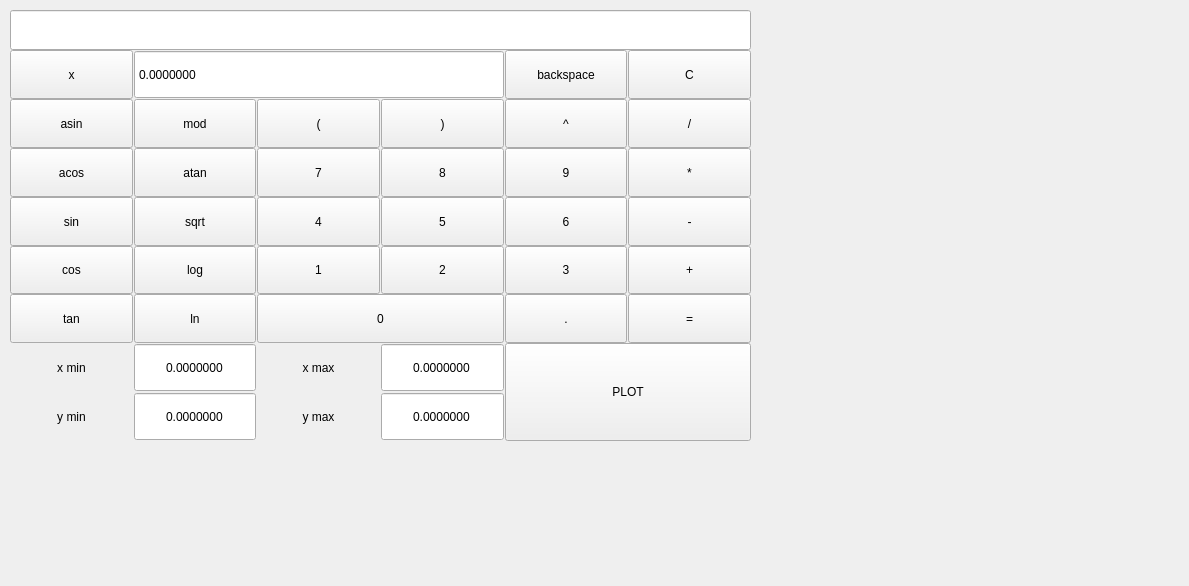
<?xml version="1.0" encoding="UTF-8"?>
<ui version="4.0">
 <class>MainWindow</class>
 <widget class="QMainWindow" name="MainWindow">
  <property name="geometry">
   <rect>
    <x>0</x>
    <y>0</y>
    <width>1189</width>
    <height>586</height>
   </rect>
  </property>
  <property name="windowTitle">
   <string>MainWindow</string>
  </property>
  <widget class="QWidget" name="centralwidget">
   <widget class="QCustomPlot" name="widget" native="true">
    <property name="geometry">
     <rect>
      <x>760</x>
      <y>10</y>
      <width>421</width>
      <height>431</height>
     </rect>
    </property>
   </widget>
   <widget class="QWidget" name="layoutWidget">
    <property name="geometry">
     <rect>
      <x>10</x>
      <y>10</y>
      <width>741</width>
      <height>431</height>
     </rect>
    </property>
    <property name="sizePolicy">
     <sizepolicy hsizetype="Minimum" vsizetype="Fixed">
      <horstretch>0</horstretch>
      <verstretch>0</verstretch>
     </sizepolicy>
    </property>
    <layout class="QGridLayout" name="gridLayout">
     <property name="horizontalSpacing">
      <number>1</number>
     </property>
     <property name="verticalSpacing">
      <number>0</number>
     </property>
     <item row="7" column="0">
      <widget class="QLabel" name="label">
       <property name="text">
        <string>x min</string>
       </property>
       <property name="alignment">
        <set>Qt::AlignCenter</set>
       </property>
      </widget>
     </item>
     <item row="1" column="0">
      <widget class="QPushButton" name="x_b">
       <property name="sizePolicy">
        <sizepolicy hsizetype="Minimum" vsizetype="Expanding">
         <horstretch>0</horstretch>
         <verstretch>0</verstretch>
        </sizepolicy>
       </property>
       <property name="text">
        <string>x</string>
       </property>
      </widget>
     </item>
     <item row="3" column="5">
      <widget class="QPushButton" name="mul">
       <property name="sizePolicy">
        <sizepolicy hsizetype="Minimum" vsizetype="Expanding">
         <horstretch>0</horstretch>
         <verstretch>0</verstretch>
        </sizepolicy>
       </property>
       <property name="text">
        <string>*</string>
       </property>
      </widget>
     </item>
     <item row="4" column="5">
      <widget class="QPushButton" name="sub">
       <property name="sizePolicy">
        <sizepolicy hsizetype="Minimum" vsizetype="Expanding">
         <horstretch>0</horstretch>
         <verstretch>0</verstretch>
        </sizepolicy>
       </property>
       <property name="text">
        <string>-</string>
       </property>
      </widget>
     </item>
     <item row="1" column="5">
      <widget class="QPushButton" name="del_b">
       <property name="sizePolicy">
        <sizepolicy hsizetype="Minimum" vsizetype="Expanding">
         <horstretch>0</horstretch>
         <verstretch>0</verstretch>
        </sizepolicy>
       </property>
       <property name="text">
        <string>C</string>
       </property>
      </widget>
     </item>
     <item row="5" column="0">
      <widget class="QPushButton" name="cos">
       <property name="sizePolicy">
        <sizepolicy hsizetype="Minimum" vsizetype="Expanding">
         <horstretch>0</horstretch>
         <verstretch>0</verstretch>
        </sizepolicy>
       </property>
       <property name="text">
        <string>cos</string>
       </property>
      </widget>
     </item>
     <item row="4" column="0">
      <widget class="QPushButton" name="sin">
       <property name="sizePolicy">
        <sizepolicy hsizetype="Minimum" vsizetype="Expanding">
         <horstretch>0</horstretch>
         <verstretch>0</verstretch>
        </sizepolicy>
       </property>
       <property name="text">
        <string>sin</string>
       </property>
      </widget>
     </item>
     <item row="2" column="4">
      <widget class="QPushButton" name="pow">
       <property name="sizePolicy">
        <sizepolicy hsizetype="Minimum" vsizetype="Expanding">
         <horstretch>0</horstretch>
         <verstretch>0</verstretch>
        </sizepolicy>
       </property>
       <property name="text">
        <string>^</string>
       </property>
      </widget>
     </item>
     <item row="6" column="1">
      <widget class="QPushButton" name="ln">
       <property name="sizePolicy">
        <sizepolicy hsizetype="Minimum" vsizetype="Expanding">
         <horstretch>0</horstretch>
         <verstretch>0</verstretch>
        </sizepolicy>
       </property>
       <property name="text">
        <string>ln</string>
       </property>
      </widget>
     </item>
     <item row="4" column="3">
      <widget class="QPushButton" name="five">
       <property name="sizePolicy">
        <sizepolicy hsizetype="Minimum" vsizetype="Expanding">
         <horstretch>0</horstretch>
         <verstretch>0</verstretch>
        </sizepolicy>
       </property>
       <property name="text">
        <string>5</string>
       </property>
      </widget>
     </item>
     <item row="1" column="4">
      <widget class="QPushButton" name="backSpace">
       <property name="sizePolicy">
        <sizepolicy hsizetype="Minimum" vsizetype="Expanding">
         <horstretch>0</horstretch>
         <verstretch>0</verstretch>
        </sizepolicy>
       </property>
       <property name="text">
        <string>backspace</string>
       </property>
      </widget>
     </item>
     <item row="3" column="1">
      <widget class="QPushButton" name="atan">
       <property name="sizePolicy">
        <sizepolicy hsizetype="Minimum" vsizetype="Expanding">
         <horstretch>0</horstretch>
         <verstretch>0</verstretch>
        </sizepolicy>
       </property>
       <property name="text">
        <string>atan</string>
       </property>
      </widget>
     </item>
     <item row="1" column="1" colspan="3">
      <widget class="QDoubleSpinBox" name="input_x">
       <property name="sizePolicy">
        <sizepolicy hsizetype="Minimum" vsizetype="Expanding">
         <horstretch>0</horstretch>
         <verstretch>0</verstretch>
        </sizepolicy>
       </property>
       <property name="buttonSymbols">
        <enum>QAbstractSpinBox::NoButtons</enum>
       </property>
       <property name="decimals">
        <number>7</number>
       </property>
       <property name="minimum">
        <double>-100000.000000000000000</double>
       </property>
       <property name="maximum">
        <double>10000000.000000000000000</double>
       </property>
       <property name="singleStep">
        <double>0.000000000000000</double>
       </property>
      </widget>
     </item>
     <item row="2" column="1">
      <widget class="QPushButton" name="mod">
       <property name="sizePolicy">
        <sizepolicy hsizetype="Minimum" vsizetype="Expanding">
         <horstretch>0</horstretch>
         <verstretch>0</verstretch>
        </sizepolicy>
       </property>
       <property name="text">
        <string>mod</string>
       </property>
      </widget>
     </item>
     <item row="3" column="2">
      <widget class="QPushButton" name="seven">
       <property name="sizePolicy">
        <sizepolicy hsizetype="Minimum" vsizetype="Expanding">
         <horstretch>0</horstretch>
         <verstretch>0</verstretch>
        </sizepolicy>
       </property>
       <property name="text">
        <string>7</string>
       </property>
      </widget>
     </item>
     <item row="6" column="2" colspan="2">
      <widget class="QPushButton" name="zero">
       <property name="sizePolicy">
        <sizepolicy hsizetype="Minimum" vsizetype="Expanding">
         <horstretch>0</horstretch>
         <verstretch>0</verstretch>
        </sizepolicy>
       </property>
       <property name="text">
        <string>0</string>
       </property>
      </widget>
     </item>
     <item row="2" column="0">
      <widget class="QPushButton" name="asin">
       <property name="sizePolicy">
        <sizepolicy hsizetype="Minimum" vsizetype="Expanding">
         <horstretch>0</horstretch>
         <verstretch>0</verstretch>
        </sizepolicy>
       </property>
       <property name="text">
        <string>asin</string>
       </property>
      </widget>
     </item>
     <item row="4" column="2">
      <widget class="QPushButton" name="four">
       <property name="sizePolicy">
        <sizepolicy hsizetype="Minimum" vsizetype="Expanding">
         <horstretch>0</horstretch>
         <verstretch>0</verstretch>
        </sizepolicy>
       </property>
       <property name="text">
        <string>4</string>
       </property>
      </widget>
     </item>
     <item row="5" column="4">
      <widget class="QPushButton" name="three">
       <property name="sizePolicy">
        <sizepolicy hsizetype="Minimum" vsizetype="Expanding">
         <horstretch>0</horstretch>
         <verstretch>0</verstretch>
        </sizepolicy>
       </property>
       <property name="text">
        <string>3</string>
       </property>
      </widget>
     </item>
     <item row="3" column="0">
      <widget class="QPushButton" name="acos">
       <property name="sizePolicy">
        <sizepolicy hsizetype="Minimum" vsizetype="Expanding">
         <horstretch>0</horstretch>
         <verstretch>0</verstretch>
        </sizepolicy>
       </property>
       <property name="text">
        <string>acos</string>
       </property>
      </widget>
     </item>
     <item row="2" column="2">
      <widget class="QPushButton" name="openBracket">
       <property name="sizePolicy">
        <sizepolicy hsizetype="Minimum" vsizetype="Expanding">
         <horstretch>0</horstretch>
         <verstretch>0</verstretch>
        </sizepolicy>
       </property>
       <property name="text">
        <string>(</string>
       </property>
      </widget>
     </item>
     <item row="7" column="3">
      <widget class="QDoubleSpinBox" name="input_x_max">
       <property name="sizePolicy">
        <sizepolicy hsizetype="Minimum" vsizetype="Expanding">
         <horstretch>0</horstretch>
         <verstretch>0</verstretch>
        </sizepolicy>
       </property>
       <property name="alignment">
        <set>Qt::AlignCenter</set>
       </property>
       <property name="buttonSymbols">
        <enum>QAbstractSpinBox::NoButtons</enum>
       </property>
       <property name="decimals">
        <number>7</number>
       </property>
       <property name="minimum">
        <double>-100000.000000000000000</double>
       </property>
       <property name="maximum">
        <double>10000000.000000000000000</double>
       </property>
       <property name="singleStep">
        <double>0.000000000000000</double>
       </property>
      </widget>
     </item>
     <item row="2" column="5">
      <widget class="QPushButton" name="div">
       <property name="sizePolicy">
        <sizepolicy hsizetype="Minimum" vsizetype="Expanding">
         <horstretch>0</horstretch>
         <verstretch>0</verstretch>
        </sizepolicy>
       </property>
       <property name="text">
        <string>/</string>
       </property>
      </widget>
     </item>
     <item row="6" column="4">
      <widget class="QPushButton" name="dot">
       <property name="sizePolicy">
        <sizepolicy hsizetype="Minimum" vsizetype="Expanding">
         <horstretch>0</horstretch>
         <verstretch>0</verstretch>
        </sizepolicy>
       </property>
       <property name="text">
        <string>.</string>
       </property>
      </widget>
     </item>
     <item row="5" column="2">
      <widget class="QPushButton" name="one">
       <property name="sizePolicy">
        <sizepolicy hsizetype="Minimum" vsizetype="Expanding">
         <horstretch>0</horstretch>
         <verstretch>0</verstretch>
        </sizepolicy>
       </property>
       <property name="text">
        <string>1</string>
       </property>
      </widget>
     </item>
     <item row="4" column="4">
      <widget class="QPushButton" name="six">
       <property name="sizePolicy">
        <sizepolicy hsizetype="Minimum" vsizetype="Expanding">
         <horstretch>0</horstretch>
         <verstretch>0</verstretch>
        </sizepolicy>
       </property>
       <property name="text">
        <string>6</string>
       </property>
      </widget>
     </item>
     <item row="7" column="1">
      <widget class="QDoubleSpinBox" name="input_x_min">
       <property name="sizePolicy">
        <sizepolicy hsizetype="Minimum" vsizetype="Expanding">
         <horstretch>0</horstretch>
         <verstretch>0</verstretch>
        </sizepolicy>
       </property>
       <property name="alignment">
        <set>Qt::AlignCenter</set>
       </property>
       <property name="buttonSymbols">
        <enum>QAbstractSpinBox::NoButtons</enum>
       </property>
       <property name="decimals">
        <number>7</number>
       </property>
       <property name="minimum">
        <double>-100000.000000000000000</double>
       </property>
       <property name="maximum">
        <double>10000000.000000000000000</double>
       </property>
       <property name="singleStep">
        <double>0.000000000000000</double>
       </property>
      </widget>
     </item>
     <item row="6" column="0">
      <widget class="QPushButton" name="tan">
       <property name="sizePolicy">
        <sizepolicy hsizetype="Minimum" vsizetype="Expanding">
         <horstretch>0</horstretch>
         <verstretch>0</verstretch>
        </sizepolicy>
       </property>
       <property name="text">
        <string>tan</string>
       </property>
      </widget>
     </item>
     <item row="3" column="4">
      <widget class="QPushButton" name="nine">
       <property name="sizePolicy">
        <sizepolicy hsizetype="Minimum" vsizetype="Expanding">
         <horstretch>0</horstretch>
         <verstretch>0</verstretch>
        </sizepolicy>
       </property>
       <property name="text">
        <string>9</string>
       </property>
      </widget>
     </item>
     <item row="5" column="5">
      <widget class="QPushButton" name="add">
       <property name="sizePolicy">
        <sizepolicy hsizetype="Minimum" vsizetype="Expanding">
         <horstretch>0</horstretch>
         <verstretch>0</verstretch>
        </sizepolicy>
       </property>
       <property name="text">
        <string>+</string>
       </property>
      </widget>
     </item>
     <item row="2" column="3">
      <widget class="QPushButton" name="closeBracket">
       <property name="sizePolicy">
        <sizepolicy hsizetype="Minimum" vsizetype="Expanding">
         <horstretch>0</horstretch>
         <verstretch>0</verstretch>
        </sizepolicy>
       </property>
       <property name="text">
        <string>)</string>
       </property>
      </widget>
     </item>
     <item row="7" column="2">
      <widget class="QLabel" name="label_2">
       <property name="text">
        <string>x max</string>
       </property>
       <property name="alignment">
        <set>Qt::AlignCenter</set>
       </property>
      </widget>
     </item>
     <item row="5" column="3">
      <widget class="QPushButton" name="two">
       <property name="sizePolicy">
        <sizepolicy hsizetype="Minimum" vsizetype="Expanding">
         <horstretch>0</horstretch>
         <verstretch>0</verstretch>
        </sizepolicy>
       </property>
       <property name="text">
        <string>2</string>
       </property>
      </widget>
     </item>
     <item row="5" column="1">
      <widget class="QPushButton" name="log">
       <property name="sizePolicy">
        <sizepolicy hsizetype="Minimum" vsizetype="Expanding">
         <horstretch>0</horstretch>
         <verstretch>0</verstretch>
        </sizepolicy>
       </property>
       <property name="text">
        <string>log</string>
       </property>
      </widget>
     </item>
     <item row="6" column="5">
      <widget class="QPushButton" name="equal">
       <property name="sizePolicy">
        <sizepolicy hsizetype="Minimum" vsizetype="Expanding">
         <horstretch>0</horstretch>
         <verstretch>0</verstretch>
        </sizepolicy>
       </property>
       <property name="text">
        <string>=</string>
       </property>
      </widget>
     </item>
     <item row="4" column="1">
      <widget class="QPushButton" name="sqrt">
       <property name="sizePolicy">
        <sizepolicy hsizetype="Minimum" vsizetype="Expanding">
         <horstretch>0</horstretch>
         <verstretch>0</verstretch>
        </sizepolicy>
       </property>
       <property name="text">
        <string>sqrt</string>
       </property>
      </widget>
     </item>
     <item row="0" column="0" colspan="6">
      <widget class="QLineEdit" name="input">
       <property name="sizePolicy">
        <sizepolicy hsizetype="Expanding" vsizetype="Fixed">
         <horstretch>0</horstretch>
         <verstretch>0</verstretch>
        </sizepolicy>
       </property>
       <property name="minimumSize">
        <size>
         <width>0</width>
         <height>40</height>
        </size>
       </property>
       <property name="inputMask">
        <string/>
       </property>
       <property name="text">
        <string/>
       </property>
       <property name="maxLength">
        <number>255</number>
       </property>
       <property name="alignment">
        <set>Qt::AlignRight|Qt::AlignTrailing|Qt::AlignVCenter</set>
       </property>
      </widget>
     </item>
     <item row="3" column="3">
      <widget class="QPushButton" name="eight">
       <property name="sizePolicy">
        <sizepolicy hsizetype="Minimum" vsizetype="Expanding">
         <horstretch>0</horstretch>
         <verstretch>0</verstretch>
        </sizepolicy>
       </property>
       <property name="text">
        <string>8</string>
       </property>
      </widget>
     </item>
     <item row="9" column="1">
      <widget class="QDoubleSpinBox" name="input_y_min">
       <property name="sizePolicy">
        <sizepolicy hsizetype="Minimum" vsizetype="Expanding">
         <horstretch>0</horstretch>
         <verstretch>0</verstretch>
        </sizepolicy>
       </property>
       <property name="alignment">
        <set>Qt::AlignCenter</set>
       </property>
       <property name="buttonSymbols">
        <enum>QAbstractSpinBox::NoButtons</enum>
       </property>
       <property name="decimals">
        <number>7</number>
       </property>
       <property name="minimum">
        <double>-100000.000000000000000</double>
       </property>
       <property name="maximum">
        <double>10000000.000000000000000</double>
       </property>
       <property name="singleStep">
        <double>0.000000000000000</double>
       </property>
      </widget>
     </item>
     <item row="9" column="3">
      <widget class="QDoubleSpinBox" name="input_y_max">
       <property name="sizePolicy">
        <sizepolicy hsizetype="Minimum" vsizetype="Expanding">
         <horstretch>0</horstretch>
         <verstretch>0</verstretch>
        </sizepolicy>
       </property>
       <property name="alignment">
        <set>Qt::AlignCenter</set>
       </property>
       <property name="buttonSymbols">
        <enum>QAbstractSpinBox::NoButtons</enum>
       </property>
       <property name="decimals">
        <number>7</number>
       </property>
       <property name="minimum">
        <double>-100000.000000000000000</double>
       </property>
       <property name="maximum">
        <double>10000000.000000000000000</double>
       </property>
       <property name="singleStep">
        <double>0.000000000000000</double>
       </property>
      </widget>
     </item>
     <item row="9" column="2">
      <widget class="QLabel" name="label_4">
       <property name="text">
        <string>y max</string>
       </property>
       <property name="alignment">
        <set>Qt::AlignCenter</set>
       </property>
      </widget>
     </item>
     <item row="9" column="0">
      <widget class="QLabel" name="label_3">
       <property name="text">
        <string>y min</string>
       </property>
       <property name="alignment">
        <set>Qt::AlignCenter</set>
       </property>
      </widget>
     </item>
     <item row="7" column="4" rowspan="3" colspan="2">
      <widget class="QPushButton" name="plot">
       <property name="sizePolicy">
        <sizepolicy hsizetype="Minimum" vsizetype="Expanding">
         <horstretch>0</horstretch>
         <verstretch>0</verstretch>
        </sizepolicy>
       </property>
       <property name="text">
        <string>PLOT</string>
       </property>
      </widget>
     </item>
    </layout>
   </widget>
  </widget>
 </widget>
 <customwidgets>
  <customwidget>
   <class>QCustomPlot</class>
   <extends>QWidget</extends>
   <header>qcustomplot.h</header>
   <container>1</container>
  </customwidget>
 </customwidgets>
 <resources/>
 <connections/>
</ui>
